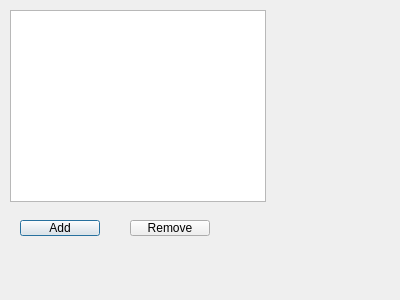
<?xml version="1.0" encoding="UTF-8"?>
<ui version="4.0">
 <class>adminwindow</class>
 <widget class="QDialog" name="adminwindow">
  <property name="geometry">
   <rect>
    <x>0</x>
    <y>0</y>
    <width>400</width>
    <height>300</height>
   </rect>
  </property>
  <property name="windowTitle">
   <string>Dialog</string>
  </property>
  <widget class="QPushButton" name="addCustomer">
   <property name="geometry">
    <rect>
     <x>20</x>
     <y>220</y>
     <width>80</width>
     <height>16</height>
    </rect>
   </property>
   <property name="text">
    <string>Add</string>
   </property>
  </widget>
  <widget class="QPushButton" name="removeCustomer">
   <property name="geometry">
    <rect>
     <x>130</x>
     <y>220</y>
     <width>80</width>
     <height>16</height>
    </rect>
   </property>
   <property name="text">
    <string>Remove</string>
   </property>
  </widget>
  <widget class="QTableView" name="customerTable">
   <property name="geometry">
    <rect>
     <x>10</x>
     <y>10</y>
     <width>256</width>
     <height>192</height>
    </rect>
   </property>
  </widget>
 </widget>
 <resources/>
 <connections/>
</ui>
